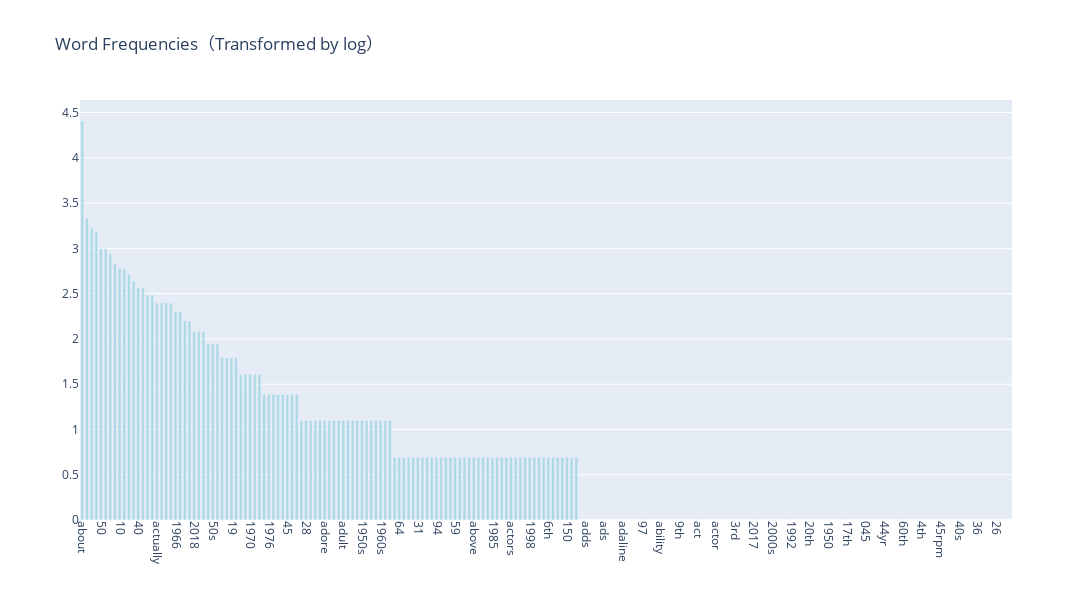

This figure's notebook cell:
### Code cell
df = pd.DataFrame({
    'words': count_vect.get_feature_names_out()[:200],
    'frequencies': term_frequencies_log[:200]
})

df = df.sort_values('frequencies', ascending=False)

fig = go.Figure(data=[go.Bar(
    x=df['words'],
    y=df['frequencies'],
    hoverinfo='x+y',
    marker_color='lightblue'
)])

fig.update_layout(
    xaxis_tickangle=90,
    height=600,
    width=1200,
    title="Word Frequencies（Transformed by log）",
    bargap=0.4
)

fig.show()

### Figure 1 — Plotly figure (JSON) as saved in the notebook; plotly's stock layout.template omitted (floating-point values rounded to 4 significant figures; data arrays with more than 128 entries replaced by an {"elided": "..."} marker saying what was removed)
{"data": [{"hoverinfo": "x+y", "marker": {"color": "lightblue"}, "type": "bar", "x": {"elided": "200 str values"}, "y": {"elided": "200 float values"}}], "layout": {"bargap": 0.4, "height": 600, "title": {"text": "Word Frequencies（Transformed by log）"}, "width": 1200, "xaxis": {"autorange": true, "range": [-0.5, 199.5], "tickangle": 90, "type": "category"}, "yaxis": {"autorange": true, "range": [0, 4.639], "type": "linear"}}}
